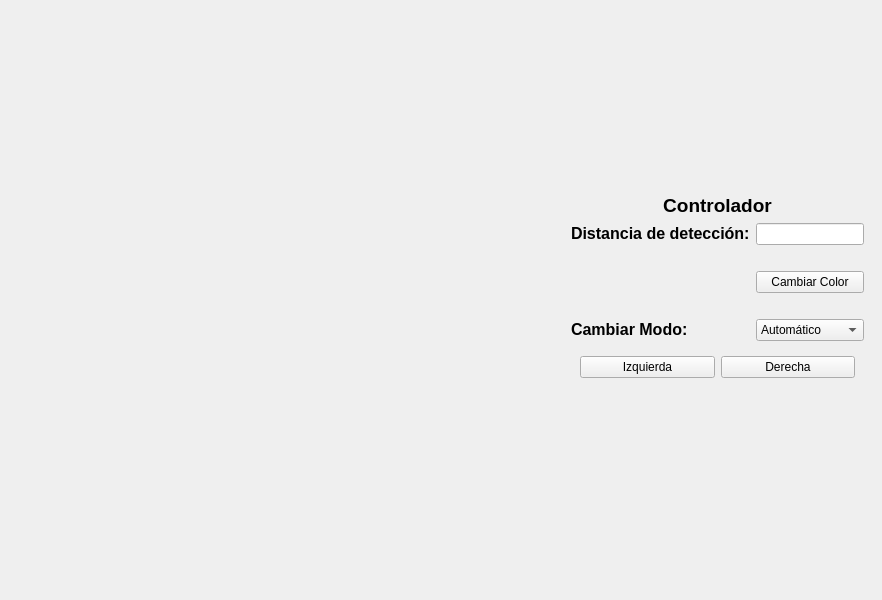
<?xml version="1.0" encoding="UTF-8"?>
<ui version="4.0">
 <class>MainWindow</class>
 <widget class="QMainWindow" name="MainWindow">
  <property name="geometry">
   <rect>
    <x>0</x>
    <y>0</y>
    <width>882</width>
    <height>600</height>
   </rect>
  </property>
  <property name="windowTitle">
   <string>Radar</string>
  </property>
  <property name="styleSheet">
   <string notr="true">QLabel {{
	color: {radar_colors['LINE']};
}}

QPushButton {{
	background-color: transparent;

    border: 2px solid {radar_colors['LINE']};
	border-radius: 5px;

	color: {radar_colors['LINE']};
}}

QLineEdit {{
	background-color: transparent;

	border: 2px solid {radar_colors['LINE']};
	border-radius: 5px;

	color: {radar_colors['LINE']};
}}

QComboBox {{
    background-color: transparent;

    border: 2px solid {radar_colors['LINE']};
    border-radius: 5px;

	color: {radar_colors['LINE']};

    padding: 1px 18px 1px 3px;
}}

QComboBox::drop-down {{
    background-color: transparent;

    border: none;
}}

QComboBox QAbstractItemView {{
    border: 2px solid {radar_colors['LINE']};

    background-color: transparent;
    selection-background-color: {radar_colors['LINE']};

    color: {radar_colors['LINE']};
}}</string>
  </property>
  <widget class="QWidget" name="centralwidget">
   <layout class="QGridLayout" name="gridLayout">
    <item row="2" column="2">
     <spacer name="horizontalSpacer_5">
      <property name="orientation">
       <enum>Qt::Orientation::Horizontal</enum>
      </property>
      <property name="sizeHint" stdset="0">
       <size>
        <width>40</width>
        <height>20</height>
       </size>
      </property>
     </spacer>
    </item>
    <item row="2" column="0">
     <spacer name="horizontalSpacer_3">
      <property name="orientation">
       <enum>Qt::Orientation::Horizontal</enum>
      </property>
      <property name="sizeHint" stdset="0">
       <size>
        <width>40</width>
        <height>20</height>
       </size>
      </property>
     </spacer>
    </item>
    <item row="2" column="1">
     <spacer name="horizontalSpacer_4">
      <property name="orientation">
       <enum>Qt::Orientation::Horizontal</enum>
      </property>
      <property name="sizeHint" stdset="0">
       <size>
        <width>40</width>
        <height>20</height>
       </size>
      </property>
     </spacer>
    </item>
    <item row="2" column="3">
     <spacer name="horizontalSpacer_6">
      <property name="orientation">
       <enum>Qt::Orientation::Horizontal</enum>
      </property>
      <property name="sizeHint" stdset="0">
       <size>
        <width>40</width>
        <height>20</height>
       </size>
      </property>
     </spacer>
    </item>
    <item row="0" column="3" rowspan="2">
     <widget class="QWidget" name="widget_2" native="true">
      <layout class="QGridLayout" name="gridLayout_2">
       <item row="6" column="1">
        <widget class="QComboBox" name="change_mode_combo_box">
         <item>
          <property name="text">
           <string>Automático</string>
          </property>
         </item>
         <item>
          <property name="text">
           <string>Manual</string>
          </property>
         </item>
         <item>
          <property name="text">
           <string>Seguimiento</string>
          </property>
         </item>
        </widget>
       </item>
       <item row="2" column="1">
        <widget class="QLineEdit" name="detection_distance_line_edit"/>
       </item>
       <item row="5" column="0" colspan="2">
        <spacer name="horizontalSpacer_2">
         <property name="orientation">
          <enum>Qt::Orientation::Horizontal</enum>
         </property>
         <property name="sizeHint" stdset="0">
          <size>
           <width>40</width>
           <height>20</height>
          </size>
         </property>
        </spacer>
       </item>
       <item row="4" column="1">
        <widget class="QPushButton" name="change_color_button">
         <property name="text">
          <string>Cambiar Color</string>
         </property>
        </widget>
       </item>
       <item row="2" column="0">
        <widget class="QLabel" name="detection_distance_label">
         <property name="text">
          <string>&lt;html&gt;&lt;head/&gt;&lt;body&gt;&lt;p&gt;&lt;span style=&quot; font-size:12pt; font-weight:700;&quot;&gt;Distancia de detección:&lt;/span&gt;&lt;/p&gt;&lt;/body&gt;&lt;/html&gt;</string>
         </property>
        </widget>
       </item>
       <item row="3" column="0" colspan="2">
        <spacer name="horizontalSpacer">
         <property name="orientation">
          <enum>Qt::Orientation::Horizontal</enum>
         </property>
         <property name="sizeHint" stdset="0">
          <size>
           <width>40</width>
           <height>20</height>
          </size>
         </property>
        </spacer>
       </item>
       <item row="8" column="0" colspan="2">
        <widget class="QWidget" name="move_widget" native="true">
         <layout class="QGridLayout" name="gridLayout_3">
          <item row="1" column="0">
           <widget class="QPushButton" name="move_left_button">
            <property name="text">
             <string>Izquierda</string>
            </property>
           </widget>
          </item>
          <item row="1" column="1">
           <widget class="QPushButton" name="move_right_button">
            <property name="text">
             <string>Derecha</string>
            </property>
           </widget>
          </item>
         </layout>
        </widget>
       </item>
       <item row="1" column="0" colspan="2">
        <widget class="QLabel" name="radar_title_label">
         <property name="text">
          <string>&lt;html&gt;&lt;head/&gt;&lt;body&gt;&lt;p align=&quot;center&quot;&gt;&lt;span style=&quot; font-size:14pt; font-weight:700;&quot;&gt;Controlador&lt;/span&gt;&lt;/p&gt;&lt;/body&gt;&lt;/html&gt;</string>
         </property>
        </widget>
       </item>
       <item row="6" column="0">
        <widget class="QLabel" name="change_mode_label">
         <property name="text">
          <string>&lt;html&gt;&lt;head/&gt;&lt;body&gt;&lt;p&gt;&lt;span style=&quot; font-size:12pt; font-weight:700;&quot;&gt;Cambiar Modo:&lt;/span&gt;&lt;/p&gt;&lt;/body&gt;&lt;/html&gt;</string>
         </property>
        </widget>
       </item>
       <item row="0" column="0">
        <spacer name="verticalSpacer">
         <property name="orientation">
          <enum>Qt::Orientation::Vertical</enum>
         </property>
         <property name="sizeHint" stdset="0">
          <size>
           <width>20</width>
           <height>40</height>
          </size>
         </property>
        </spacer>
       </item>
       <item row="9" column="0">
        <spacer name="verticalSpacer_2">
         <property name="orientation">
          <enum>Qt::Orientation::Vertical</enum>
         </property>
         <property name="sizeHint" stdset="0">
          <size>
           <width>20</width>
           <height>40</height>
          </size>
         </property>
        </spacer>
       </item>
      </layout>
     </widget>
    </item>
    <item row="0" column="0" rowspan="2" colspan="3">
     <widget class="QWidget" name="widget" native="true">
      <layout class="QGridLayout" name="gridLayout_4">
       <item row="0" column="0">
        <widget class="RadarWidget" name="widget" native="true"/>
       </item>
      </layout>
     </widget>
    </item>
   </layout>
  </widget>
  <widget class="QMenuBar" name="menubar">
   <property name="geometry">
    <rect>
     <x>0</x>
     <y>0</y>
     <width>882</width>
     <height>33</height>
    </rect>
   </property>
  </widget>
 </widget>
 <customwidgets>
  <customwidget>
   <class>RadarWidget</class>
   <extends>QWidget</extends>
   <header>radar_widget</header>
   <container>1</container>
  </customwidget>
 </customwidgets>
 <resources/>
 <connections/>
</ui>
